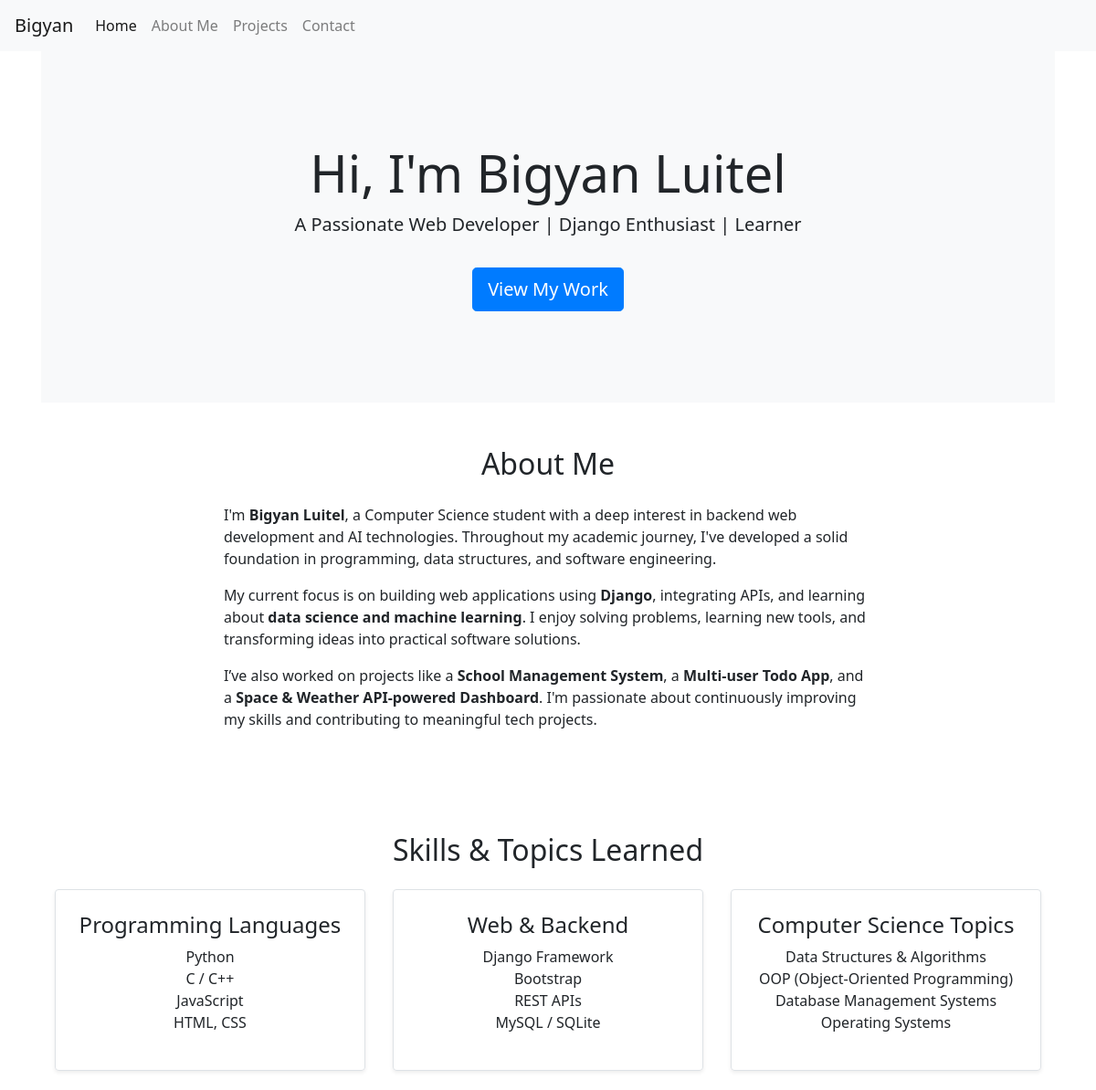
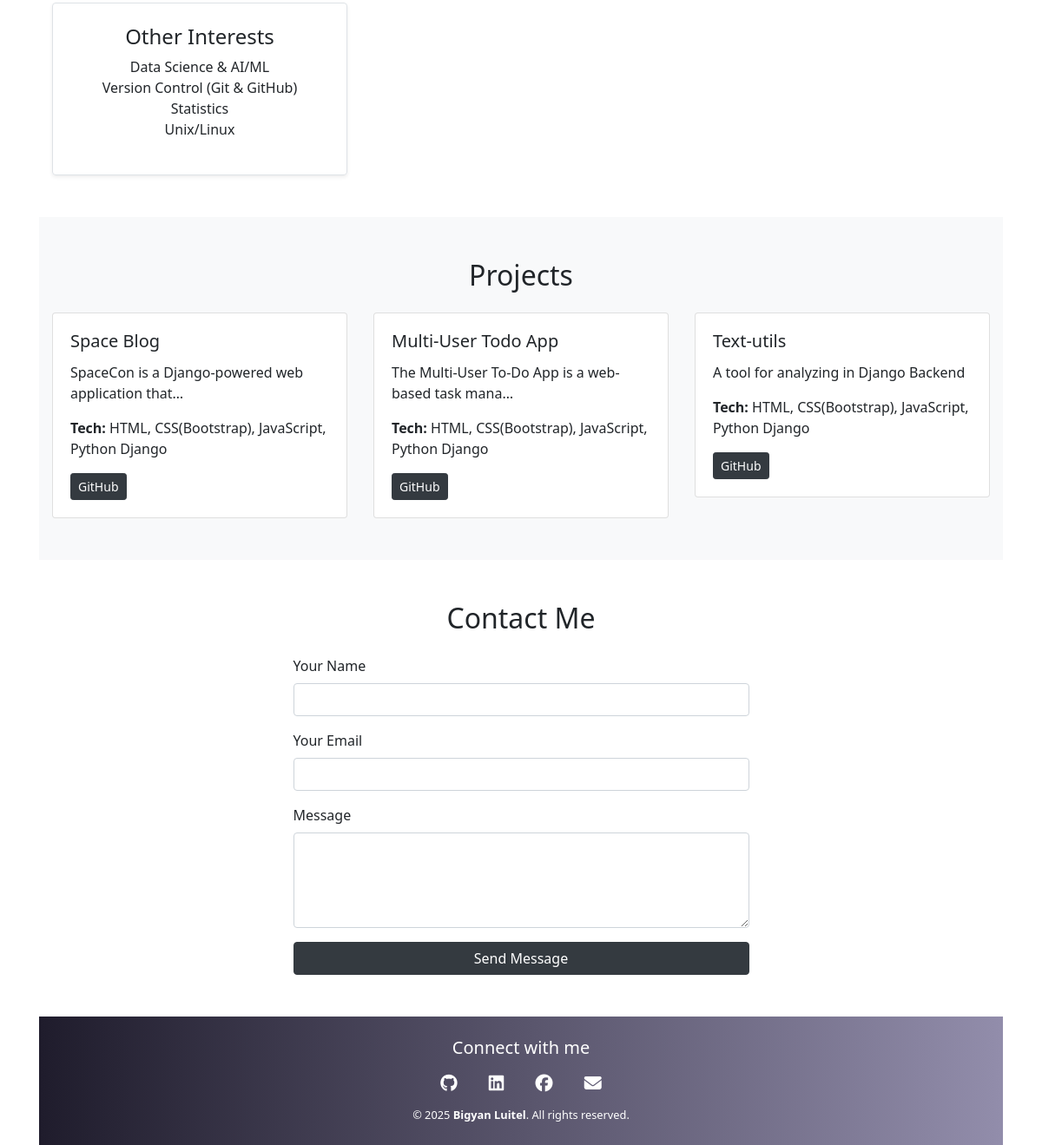
The page / on the database its author committed (2 pictures, top to bottom).
### core/models.py (models this page shows, shortened)
class Project(models.Model):
    title = models.CharField(max_length=100)
    description = models.TextField()
    tech_stack = models.CharField(max_length=200)
    github_link = models.URLField(blank=True)

### core/views.py (the view, shortened to what this page needs)
# urls.py: path('', views.index, name='index'),
def index(request):
    project= Project.objects.all()
    queryset = contact.objects.all()
    context = {
        'queryset': queryset
        , 'projects': project
    }
    return render(request, 'core/home.html',context)

### core/templates/core/home.html (shortened to what this page needs)
{% extends 'base.html' %}
{% load static %}
{%  block content %}
  <section class="hero" id="home">
    <div class="container">
      <h1 class="display-4">Hi, I'm Bigyan Luitel</h1>
      <p class="lead">A Passionate Web Developer | Django Enthusiast | Learner</p>
      <a href="#projects" class="btn btn-primary btn-lg mt-3">View My Work</a>
    </div>
  </section>
<section id="about" class="py-5">
  <div class="container">
    <h2 class="text-center mb-4">About Me</h2>
    <div class="row justify-content-center">
      <div class="col-md-8">
        <p class="fs-5">
          I'm <strong>Bigyan Luitel</strong>, a Computer Science student with a deep interest in backend web development and AI technologies. Throughout my academic journey, I've developed a solid foundation in programming, data structures, and software engineering.
        </p>
        <p class="fs-5">
          My current focus is on building web applications using <strong>Django</strong>, integrating APIs, and learning about <strong>data science and machine learning</strong>. I enjoy solving problems, learning new tools, and transforming ideas into practical software solutions.
        </p>
        <p class="fs-5">
          I’ve also worked on projects like a <strong>School Management System</strong>, a <strong>Multi-user Todo App</strong>, and a <strong>Space & Weather API-powered Dashboard</strong>. I'm passionate about continuously improving my skills and contributing to meaningful tech projects.
        </p>
      </div>
    </div>
  </div>
</section>
<section id="skills" class="py-5 bg-white">
  <div class="container">
    <h2 class="text-center mb-4">Skills & Topics Learned</h2>
    <div class="row text-center g-4">
      <div class="col-md-4">
        <div class="p-4 border rounded shadow-sm h-100">
          <h4>Programming Languages</h4>
          <ul class="list-unstyled">
            <li>Python</li>
            <li>C / C++</li>
            <li>JavaScript</li>
            <li>HTML, CSS</li>
          </ul>
        </div>
      </div>
      <div class="col-md-4">
        <div class="p-4 border rounded shadow-sm h-100">
          <h4>Web & Backend</h4>
          <ul class="list-unstyled">
            <li>Django Framework</li>
            <li>Bootstrap</li>
            <li>REST APIs</li>
            <li>MySQL / SQLite</li>
          </ul>
        </div>
      </div>
      <div class="col-md-4">
        <div class="p-4 border rounded shadow-sm h-100">
          <h4>Computer Science Topics</h4>
          <ul class="list-unstyled">
            <li>Data Structures & Algorithms</li>
            <li>OOP (Object-Oriented Programming)</li>
            <li>Database Management Systems</li>
            <li>Operating Systems</li>
          </ul>
        </div>
      </div>
      <div class="col-md-4 mt-4">
        <div class="p-4 border rounded shadow-sm h-100">
          <h4>Other Interests</h4>
          <ul class="list-unstyled">
            <li>Data Science & AI/ML</li>
            <li>Version Control (Git & GitHub)</li>
            <li>Statistics</li>
            <li>Unix/Linux</li>
          </ul>
        </div>
      </div>
    </div>
  </div>
</section>
  <section id="projects" class="py-5 bg-light">
  <div class="container">
    <h2 class="text-center mb-4">Projects</h2>
    <div class="row g-4">
      {% for project in projects %}
      <div class="col-md-4">
        <div class="card project-card">
          <div class="card-body">
            <h5 class="card-title">{{ project.title }}</h5>
            <p class="card-text">{{ project.description|truncatechars:50 }}</p>
            <p><strong>Tech:</strong> {{ project.tech_stack }}</p>
                <a href="{{ project.github_link }}" class="btn btn-sm btn-dark">GitHub</a>
          </div>
        </div>
      </div>
      {% endfor %}
    </div>
  </div>
</section>
  <section id="contact" class="py-5">
    <div class="container">
      <h2 class="text-center mb-4">Contact Me</h2>
      <div class="row justify-content-center">
        <div class="col-md-6">
          <form  method="post">
            <div class="mb-3">
              <label for="name" class="form-label">Your Name</label>
              <input type="text" name="name" class="form-control" id="name" required />
            </div>
            <div class="mb-3">
              <label for="email" class="form-label">Your Email</label>
              <input type="email" name="email" class="form-control" id="email" required />
            </div>
            <div class="mb-3">
              <label for="message" class="form-label">Message</label>
              <textarea class="form-control" name="message" id="message" rows="4" required></textarea>
            </div>
            <button type="submit" class="btn btn-dark w-100">Send Message</button>
          </form>
        </div>
      </div>
    </div>
  </section>
  <footer class="text-center text-white py-4 w-100" style="background: linear-gradient(to right, #1f1c2c, #928dab);">
  <div class="container">
    <h5 class="mb-3">Connect with me</h5>
    <div class="mb-3">
      <a href="https://github.com/BigyanLuitel" class="text-white mx-3" >
        <i class="fab fa-github fa-lg"></i>
      </a>
      <a href="http://linkedin.com/in/bigyan-luitel-b5245230b" class="text-white mx-3" >
        <i class="fab fa-linkedin fa-lg"></i>
      </a>
      <a href="https://www.facebook.com/bigyan.luitel.2025" class="text-white mx-3" >
        <i class="fab fa-facebook fa-lg"></i>
      </a>
      <a href="mailto:luitelbigyan344@gmail.com" class="text-white mx-3">
        <i class="fas fa-envelope fa-lg"></i>
      </a>
    </div>
    <p class="mb-0 small">&copy; 2025 <strong>Bigyan Luitel</strong>. All rights reserved.</p>
  </div>
</footer>
{% endblock %}

### core/templates/base.html (shortened to what this page needs)
<!doctype html>
<html lang="en">
  <head>
    <link rel="stylesheet" href="https://cdn.jsdelivr.net/npm/bootstrap@4.4.1/dist/css/bootstrap.min.css">
    <link rel="stylesheet" href="https://cdnjs.cloudflare.com/ajax/libs/font-awesome/6.5.0/css/all.min.css" />
  </head>
  <body>
    <nav class="navbar navbar-expand-lg navbar-light bg-light">
  <a class="navbar-brand" href="#">Bigyan</a>
  <div class="collapse navbar-collapse" id="navbarSupportedContent">
    <ul class="navbar-nav mr-auto">
      <li class="nav-item active">
        <a class="nav-link" href="#">Home <span class="sr-only">(current)</span></a>
      </li>
      <li class="nav-item">
        <a class="nav-link" href="#about">About Me</a>
      </li>
        <li class="nav-item">
            <a class="nav-link" href="#projects">Projects</a>
      </li>
        <li class="nav-item">
            <a class="nav-link" href="#contact">Contact</a>
    </ul>
</nav>
    <div class="container">
        {% block content %}
        {% endblock %}
    </div>
  </body>
</html>

### core/templates/core/home.html (style rules this page uses)
body { font-family: 'Segoe UI', sans-serif; }
.hero { background-color: #f8f9fa; padding: 100px 0; text-align: center; }
.project-card { transition: transform 0.3s; }
footer { background-color: #343a40; color: white; padding: 20px 0; }

### rows shown on the page
Project: title "Space Blog", description "SpaceCon is a Django-powered web application that…", tech_stack "HTML, CSS(Bootstrap), JavaScript, Python Django"
Project: title "Multi-User Todo App", description "The Multi-User To-Do App is a web-based task mana…", tech_stack "HTML, CSS(Bootstrap), JavaScript, Python Django"
Project: title "Text-utils", description "A tool for analyzing in Django Backend", tech_stack "HTML, CSS(Bootstrap), JavaScript, Python Django"
